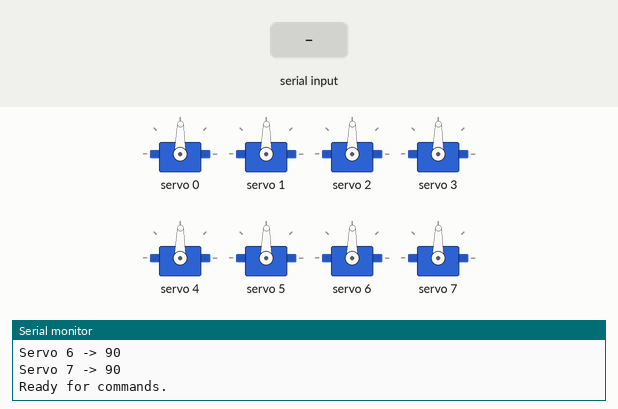
Simulated run of this sketch. Board: Arduino Uno, built with avr-gcc and run on an emulated ATmega328P. Parts: 8 × servo, the last lines printed to the serial monitor. Inputs (shaded band) come from the test bench.

Above: at 2.2 s.
2.3 s: "all,1\n" received over Serial
At 3.0 s:
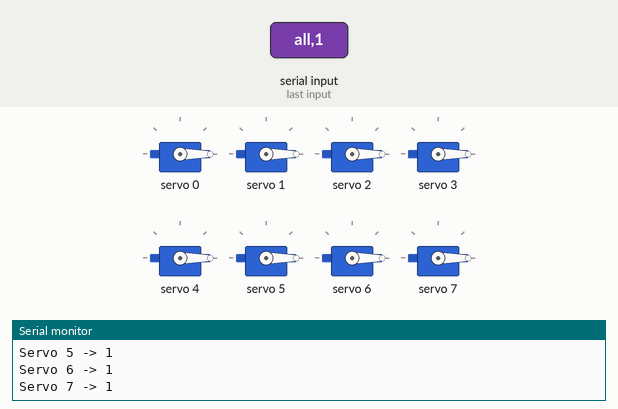
3.8 s: "all,150\n" received over Serial
At 4.2 s:
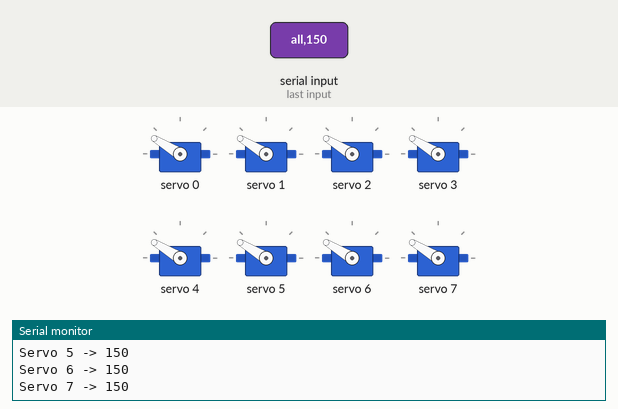
5.3 s: "1,90\n" received over Serial
At 6.2 s:
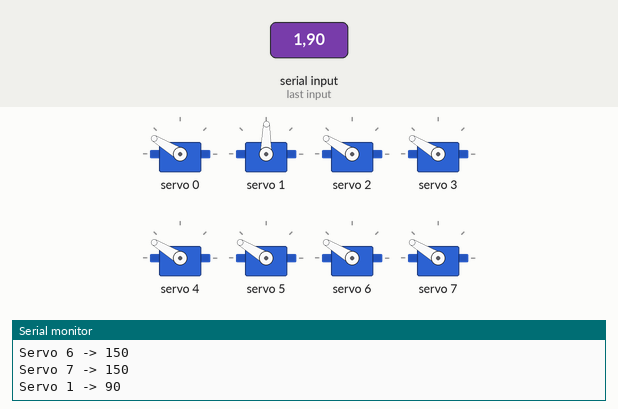
Timing chart, 0 to 8.3 s (numbered marks = the images above; inputs shaded):
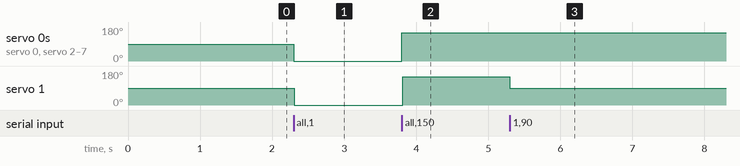

Measured:
- after the input at 2.3 s, servo 0–7: 89° → 0° at once
- after the input at 3.8 s, servo 0–7: 0° → 149° at once
- after the input at 5.3 s, servo 1: 149° → 89° at once

The sketch:

sesame-motor-tester.ino
```cpp
// (licence header left out)
#include <Arduino.h>
#include <Wire.h>
#include <Adafruit_PWMServoDriver.h>

// ======================================================
// PCA9685 SETUP
// ======================================================

Adafruit_PWMServoDriver pwm = Adafruit_PWMServoDriver();

// Servo pulse range
#define SERVOMIN 110
#define SERVOMAX 490

// ======================================================
// SERVO FUNCTION
// ======================================================

void moveServo(int id, int angle) {

  if (id < 0 || id > 15) {
    Serial.println("Invalid channel");
    return;
  }

  int pulse = map(angle, 0, 180, SERVOMIN, SERVOMAX);

  pwm.setPWM(id, 0, pulse);

  Serial.print("Servo ");
  Serial.print(id);
  Serial.print(" -> ");
  Serial.println(angle);
}

// ======================================================
// SETUP
// ======================================================

void setup() {

  Serial.begin(115200);
  delay(1000);

  Serial.println("-----------------------------------");
  Serial.println("   PCA9685 Motor Tester Interface  ");
  Serial.println("-----------------------------------");
  Serial.println("Commands:");
  Serial.println("id,angle   -> example: 0,90");
  Serial.println("all,angle  -> example: all,90");
  Serial.println("-----------------------------------");

  Wire.begin();
  pwm.begin();

  pwm.setPWMFreq(50); // servo frequency

  delay(10);

  Serial.println("PCA9685 Ready.");

  // Center all motors on startup
  Serial.println("Centering motors (M0-M7) to 90°");

  for (int i = 0; i < 8; i++) {
    moveServo(i, 90);
  }

  Serial.println("Ready for commands.");
}

// ======================================================
// MAIN LOOP
// ======================================================

void loop() {

  if (Serial.available()) {

    String input = Serial.readStringUntil('\n');
    input.trim();

    int commaIndex = input.indexOf(',');

    if (commaIndex == -1) {
      Serial.println("Invalid command format");
      return;
    }

    String cmd = input.substring(0, commaIndex);
    int angle = input.substring(commaIndex + 1).toInt();

    angle = constrain(angle, 0, 180);

    if (cmd == "all") {

      for (int i = 0; i < 8; i++) {
        moveServo(i, angle);
      }

    } else {

      int id = cmd.toInt();
      moveServo(id, angle);

    }
  }
}
```
